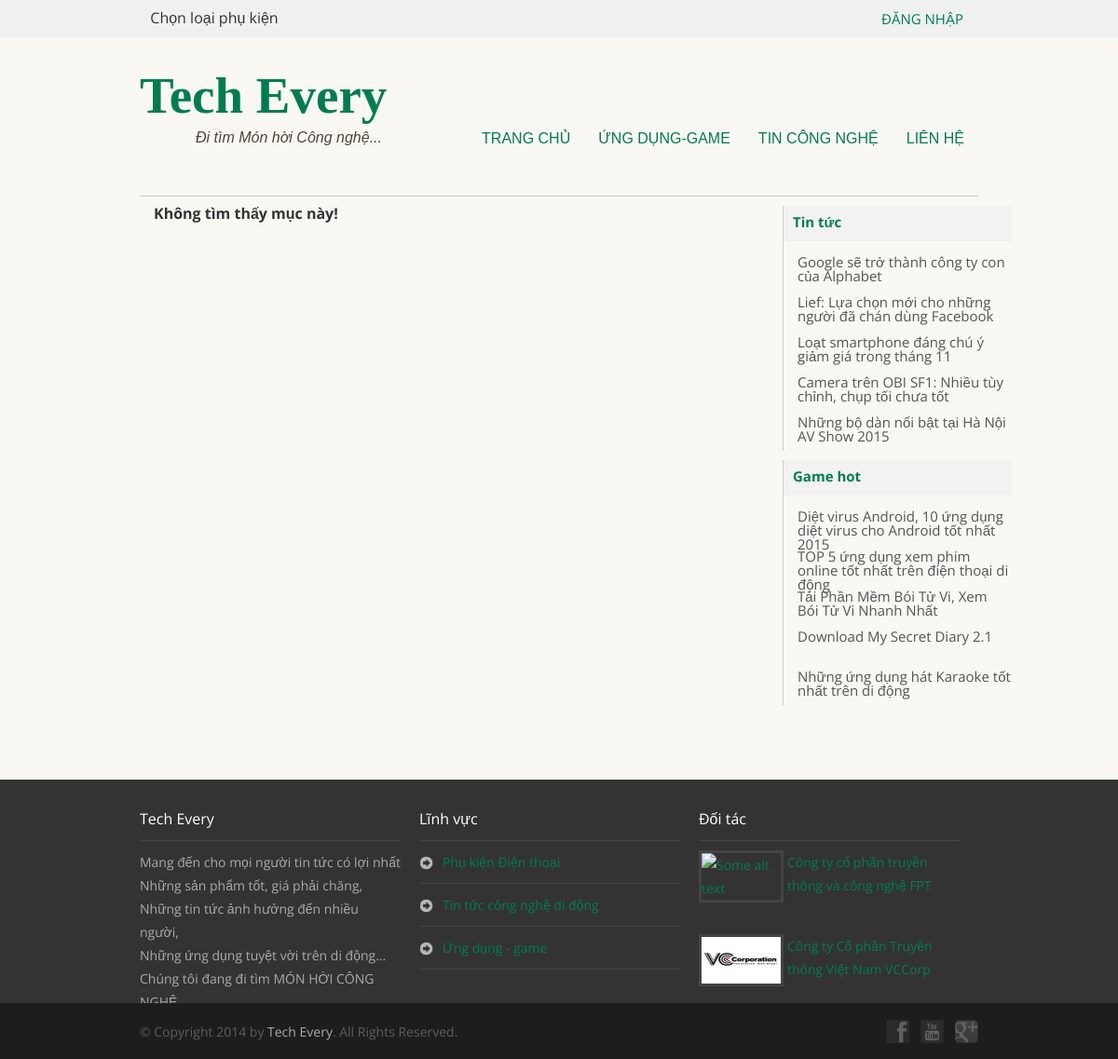
/detail_product.php, run on the app's committed database.
### tables this page shows
CREATE TABLE IF NOT EXISTS `news` (
  `NewsID` float NOT NULL AUTO_INCREMENT,
  `NewsName` varchar(255) NOT NULL,
  `NewsNoName` varchar(255) NOT NULL,
  `NewsContent` text NOT NULL,
  `NewsImg` varchar(512) NOT NULL,
  `NewsDate` datetime NOT NULL,
  `NewsAID` int(11) NOT NULL,
  `NewsCID` int(11) NOT NULL,
  `NewsTID` int(11) NOT NULL,
  `NewsIsActive` int(11) NOT NULL,
  `NewsUserID` int(11) NOT NULL,
  `NewsPos` int(11) NOT NULL,
  PRIMARY KEY (`NewsID`),
  KEY `NewsDate` (`NewsDate`),
  KEY `NewsAID` (`NewsAID`),
  KEY `NewsCID` (`NewsCID`),
  KEY `NewsTID` (`NewsTID`),
  KEY `NewsUserID` (`NewsUserID`)
);

### global/class_db.php (called while the page is built, shortened)
<?php
class Db {
	public $dbc;
	public function __construct($db_no) {
		if ($db_no == 1) {
			$this->dbc = mysqli_connect(DB_HOST, DB_USERNAME, DB_PASS, DB_NAME);
		}
		mysqli_query ($this->dbc, "set names 'utf8'");
	}
	public function doQuery($query) {
		$this->r = mysqli_query($this->dbc, $query) or die (mysqli_error($this->dbc));
	}
	public function loadLatestDetailApp($ExceptNoName, $OrderBy, $ascdesc, $num) {
		$query = "SELECT * FROM news AS n ";
        $query .= " JOIN area AS a ON n.NewsAID = a.AreaID ";
        $query .= " JOIN category AS c ON n.NewsCID = c.CategoryID ";
        $query .= " JOIN type AS t ON n.NewsTID = t.TypeID ";
        $query .= " JOIN user AS u ON n.NewsUserID = u.UserID ";
        $query .= " WHERE a.AreaID = 2 AND NewsNoName != '".$ExceptNoName."' ORDER BY ".$OrderBy." ".$ascdesc." LIMIT 0, ".$num;
		$this->doQuery($query);
	}
	public function loadLatestDetailTechNews($ExceptNoName, $OrderBy, $ascdesc, $num) {
		$query = "SELECT * FROM news AS n ";
        $query .= " JOIN area AS a ON n.NewsAID = a.AreaID ";
        $query .= " JOIN category AS c ON n.NewsCID = c.CategoryID ";
        $query .= " JOIN type AS t ON n.NewsTID = t.TypeID ";
        $query .= " JOIN user AS u ON n.NewsUserID = u.UserID ";
        $query .= " WHERE a.AreaID = 1 AND NewsNoName != '".$ExceptNoName."' ORDER BY ".$OrderBy." ".$ascdesc." LIMIT 0, ".$num;
		$this->doQuery($query);
	}
}
?>

### global/func.php (called while the page is built, shortened)
<?php
require_once("class_db.php");
$myDb = new Db(1);
?>

### include/sb_product.php (the view, shortened to what this page needs)
<div class="box-sb">
                    <div class="box-sb-title"><span><a href="news.html">Tin tức</a></span></div>
                    <div class="box-sb-content">
                        <ul>
                            <?php
                                $myDb->loadLatestDetailTechNews(" ", "NewsPos", "ASC", 5);
                                $sbr = $myDb->r;
                                while ($sbnews = mysqli_fetch_array($sbr, MYSQLI_ASSOC)) {
                                    echo '<li><a href="detail_technews-'.$sbnews['NewsNoName'].'.html">'.$sbnews['NewsName'].'</a></li>';
                                }
                            ?>
                        </ul>
                    </div>
                </div>
                <div class="box-sb">
                    <div class="box-sb-title"><span><a href="app.html">Game hot</a></span></div>
                    <div class="box-sb-content">
                        <ul>
                            <?php
                                $myDb->loadLatestDetailApp(" ", "NewsPos", "ASC", 5);
                                $sbr2 = $myDb->r;
                                while ($sbapp = mysqli_fetch_array($sbr2, MYSQLI_ASSOC)) {
                                    echo '<li><a href="detail_app-'.$sbapp['NewsNoName'].'.html">'.$sbapp['NewsName'].'</a></li>';
                                }
                            ?>
                        </ul>
                    </div>
                </div>

### css/style.css (style rules this page uses)
body { border-top: 40px solid #eff1f1; background: #faf8f3; font-family: 'Open Sans', sans-serif; color: #333; }
a { text-decoration:none; color:inherit; transition: color .5s ease; color: #007d50; }

### css/pages.css (style rules this page uses)
.box-sb { width: 245px; margin-top: 10px; border-left: 1px solid #ccc; }
.box-sb .box-sb-title { font-size: 15px; height: 28px; color: #007d50; font-weight: bold; padding: 10px 0 0 10px; background: #f2f2f2; }
.box-sb .box-sb-content { margin-top: 10px; }
.box-sb .box-sb-content li { height: 38px; margin: 0; font-size: 15px; text-align: left; padding: 5px 0 0 15px; }
.box-sb .box-sb-content li a { color: #555; }

### data on the page
news: NewsName "Google sẽ trở thành công ty con của Alphabet"
news: NewsName "Lief: Lựa chọn mới cho những người đã chán dùng Facebook"
news: NewsName "Loạt smartphone đáng chú ý giảm giá trong tháng 11"
news: NewsName "Camera trên OBI SF1: Nhiều tùy chỉnh, chụp tối chưa tốt"
news: NewsName "Những bộ dàn nổi bật tại Hà Nội AV Show 2015"
news: NewsName "Diệt virus Android, 10 ứng dụng diệt virus cho Android tốt nhất 2015"
news: NewsName "TOP 5 ứng dụng xem phim online tốt nhất trên điện thoại di động"
news: NewsName "Tải Phần Mềm Bói Tử Vi, Xem Bói Tử Vi Nhanh Nhất"
news: NewsName "Download My Secret Diary 2.1"
news: NewsName "Những ứng dụng hát Karaoke tốt nhất trên di động"

### other printed values
SITE_NAME "Tech Every"
